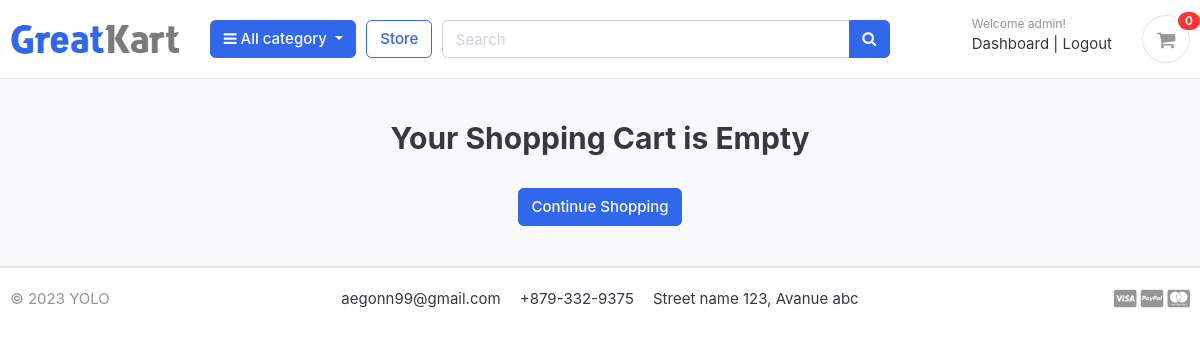
Before: /cart/ (signed in) with the older database file.
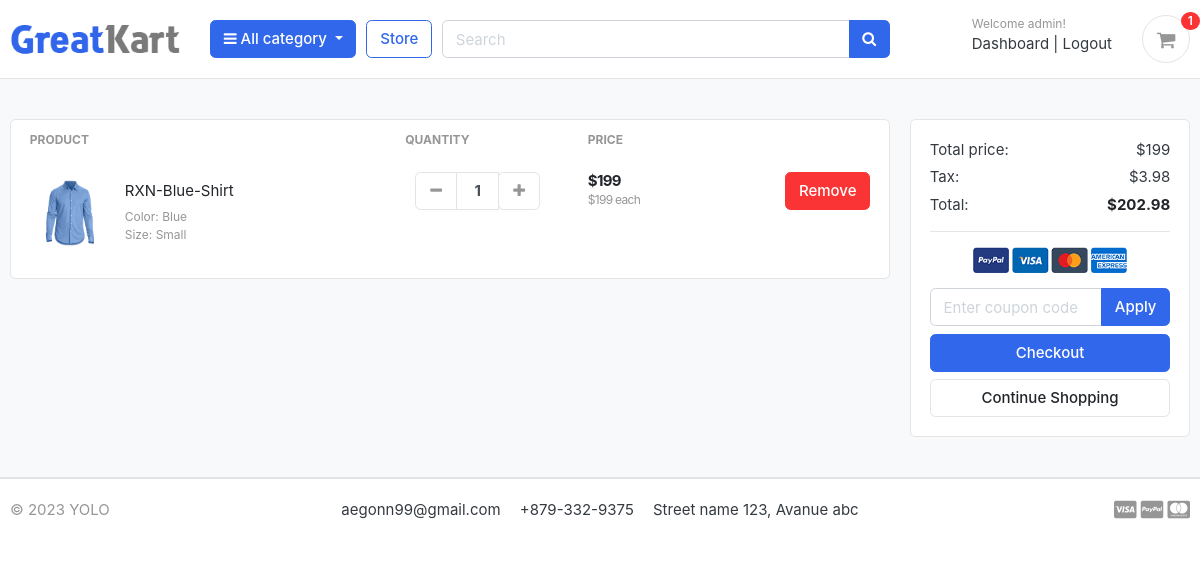
After: the same page with the newer database file.
### carts/models.py (models this page shows, shortened)
class CartItem(models.Model):
    user = models.ForeignKey(Account, on_delete=models.CASCADE, null=True)
    product = models.ForeignKey(Product, on_delete=models.CASCADE)
    variations = models.ManyToManyField(Variation, blank=True)
    cart = models.ForeignKey(Cart, on_delete=models.CASCADE, null=True)
    quantity = models.IntegerField()
    is_active = models.BooleanField(default=True)
    def sub_total(self):
        return self.product.price*self.quantity

### store/models.py (models this page shows, shortened)
class Product(models.Model):
    product_name = models.CharField(max_length=200, unique=True)
    slug = models.SlugField(max_length=200, unique=True)
    description = models.TextField(max_length=500, blank=True)
    price = models.IntegerField()
    images = models.ImageField(upload_to='photos/products')
    stock = models.IntegerField()
    is_available = models.BooleanField()
    category = models.ForeignKey(Category, on_delete=models.CASCADE)
    created_date = models.DateTimeField(auto_now_add=True)
    modified_date = models.DateTimeField(auto_now_add=True)
    def get_url(self):
        return reverse('product_detail',args=[self.category.slug,self.slug])

class Variation(models.Model):
    variation_category_choice=(
        ('color','color'),
        ('size','size'),
    )
    product=models.ForeignKey(Product,on_delete=models.CASCADE)
    variation_category= models.CharField(max_length=100,choices=variation_category_choice)
    variation_value = models.CharField(max_length=100)
    is_active = models.BooleanField(default=True)
    created_date=models.DateTimeField(auto_now=True)
    objects=VariationManager()

### carts/views.py (the view, shortened to what this page needs)
# urls.py: path('cart/', include('carts.urls')),
def cart(request,total=0, quantity =0 , cart_items=None):
    coupon_obj=None
    try:
        tax=0
        grand_total=0
        if request.user.is_authenticated:
            cart_items=CartItem.objects.filter(user=request.user,is_active=True)
        else:
            cart= Cart.objects.get(cart_id=_cart_id(request))
            cart_items=CartItem.objects.filter(cart=cart,is_active=True)
        for cart_item in cart_items:
            product = Product.objects.get(pk = cart_item.product.id)
            if product.stock<cart_item.quantity:
                cart_item.delete()
                return redirect('cart')
            else:
                total+=(cart_item.product.price * cart_item.quantity)
                quantity+= cart_item.quantity
        tax = (0.02)*(total)
        grand_total=total+tax
    except ObjectDoesNotExist:
        pass
    context={
        'total':total,
        'quantity':quantity,
        'cart_items':cart_items,
        'tax':tax,
        'coupon_obj':coupon_obj,
        'grand_total':grand_total,
    }
    return render(request,'store/cart.html',context)

### carts/context_processors.py (called while the page is built)
def counter(request):
    cart_count = 0
    if 'admin' in request.path:
        return {}
    else:
        try:
            cart = Cart.objects.filter(cart_id=_cart_id(request))
            if request.user.is_authenticated:
                cart_items = CartItem.objects.all().filter(user=request.user)
            else:
                cart_items = CartItem.objects.all().filter(cart=cart[:1])
            for cart_item in cart_items:
                cart_count += cart_item.quantity
        except Cart.DoesNotExist:
            cart_count = 0
    return dict(cart_count=cart_count)

### carts/views.py (called while the page is built)
def _cart_id(request):
    cart=request.session.session_key
    if not cart:
        cart = request.session.create()
    return cart

### category/context_processors.py (called while the page is built)
def menu_links(request):
    links = Category.objects.all()
    return dict(links=links)

### category/models.py (called while the page is built)
    def get_url(self):
            return reverse('products_by_category',args=[self.slug])

### templates/store/cart.html (shortened to what the changed rows need)
{% extends "base.html" %} {% load static %} {% block content %}
<section class="section-content padding-y bg">
  <div class="container">
    {% if not cart_items %}
    <h2 class="text-center">Your Shopping Cart is Empty</h2>
    <br>
    <div class="text-center">
      <a href="{% url 'store' %}" class="btn btn-primary">Continue Shopping</a>
    </div>
    {% else %}
    <div class="row">
      <aside class="col-lg-9">
        <div class="card">
          <table class="table table-borderless table-shopping-cart">
            <thead class="text-muted">
              <tr class="small text-uppercase">
                <th scope="col">Product</th>
                <th scope="col" width="120">Quantity</th>
                <th scope="col" width="120">Price</th>
                <th scope="col" class="text-right" width="200"></th>
              </tr>
            </thead>
            <tbody>
              {% for cart_item in cart_items %}
              <tr>
                <td>
                  <figure class="itemside align-items-center">
                    <div class="aside">
                      <img src="{{cart_item.product.images.url}}" class="img-sm" />
                    </div>
                    <figcaption class="info">
                      <a href="{{ cart_item.product.get_url }} "
                        class="title text-dark">{{cart_item.product.product_name}}</a>
                      <p class="text-muted small">
                        {% if cart_item.variations.all %}
                        {% for item in cart_item.variations.all %}
                        {{item.variation_category|capfirst}}: {{item.variation_value|capfirst}}<br />
                        {% endfor %}
                        {% endif %}
                      </p>
                    </figcaption>
                  </figure>
                </td>
                <td>
                  <div class="col">
                    <div class="input-group input-spinner">
                      <div class="input-group-prepend">
                        <a href="{% url 'remove_cart' cart_item.product.id cart_item.id %}" class="btn btn-light"
                          type="button" id="button-plus">
                          <i class="fa fa-minus"></i>
                        </a>
                      </div>
                      <input type="text" class="form-control" value="{{cart_item.quantity}}" />
                      <div class="input-group-append">
                        <form action="{% url 'add_cart' cart_item.product.id %}" method="POST">
                          <button type="submit" class="btn btn-light" type="button" id="button-minus">
                            <i class="fa fa-plus"></i>
                          </button>
                        </form>
                      </div>
                    </div>
                  </div>
                </td>
                <td>
                  <div class="price-wrap">
                    <var class="price">${{cart_item.sub_total}}</var>
                    <small class="text-muted"> ${{cart_item.product.price}} each </small>
                  </div>
                </td>
                <td class="text-right">
                  <a href="{% url 'remove_cart_item' cart_item.product.id cart_item.id %}"
                    onclick="return confirm('Are you sure you want to delete this item?')" class="btn btn-danger">
                    Remove</a>
                </td>
              </tr>
              {% endfor %}
            </tbody>
          </table>
        </div>
      </aside>
      <aside class="col-lg-3">
        <div class="card">
          <div class="card-body">
            <dl class="dlist-align">
              <dt>Total price:</dt>
              <dd class="text-right">${{total}}</dd>
            </dl>
            <dl class="dlist-align">
              <dt>Tax:</dt>
              <dd class="text-right">${{tax}}</dd>
            </dl>
            <dl class="dlist-align">
              <dt>Total:</dt>
              <dd class="text-right text-dark b"><strong>${{grand_total| floatformat:2}}</strong></dd>
            </dl>
            <hr />
            <p class="text-center mb-3">
              <img src="{% static './images/misc/payments.png'%}" height="26" />
            </p>
          <form method="POST" >
            <div class="input-group">
              <input type="text" name="coupon" class="form-control" placeholder="Enter coupon code">
              <div class="input-group-append">
                <button class="btn btn-primary mb-2" type="submit">
                  <span>Apply</span>
                </button>
              </div>
            </div>
          </form>
            <a href="{% url 'checkout' %}" class="btn btn-primary btn-block">
              Checkout
            </a>
            <a href="{% url 'store' %}" class="btn btn-light btn-block">Continue Shopping</a>
          </div>
        </div>
      </aside>
    </div>
    {% endif %}
  </div>
</section>
{% endblock %}

### templates/includes/navbar.html (shortened to what this page needs)
{% load static %}
<header class="section-header">
  <section class="header-main border-bottom">
    <div class="container">
      <div class="row align-items-center">
        <div class="col-lg-2 col-md-3 col-6">
          <a href="{% url 'home' %}" class="brand-wrap">
            <img class="logo" src="{% static './images/logo.png' %}">
          </a>
        </div>
        <div class="col-lg col-sm col-md col-6 flex-grow-0">
          <div class="category-wrap dropdown d-inline-block float-right">
            <button type="button" class="btn btn-primary dropdown-toggle" data-toggle="dropdown">
              <i class="fa fa-bars"></i> All category
            </button>
          </div>
        </div>
        <a href="{% url 'store' %}" class="btn btn-outline-primary">Store</a>
        <div class="col-lg  col-md-6 col-sm-12 col">
          <form action="{% url 'search' %}" class="search" method='GET'>
            <div class="input-group w-100">
              <input type="text" class="form-control" style="width:60%;" placeholder="Search" name="keyword" required>
              <div class="input-group-append">
                <button class="btn btn-primary" type="submit">
                  <i class="fa fa-search"></i>
                </button>
              </div>
            </div>
          </form>
        </div>
        <div class="col-lg-3 col-sm-6 col-8 order-2 order-lg-3">
          <div class="d-flex justify-content-end mb-3 mb-lg-0">
            {% if user.id is None %}
            <div class="widget-header">
              <small class="title text-muted">Welcome guest!</small>
              <div>
                <a href="{% url 'login' %}">Sign in</a> <span class="dark-transp"> | </span>
                <a href="{% url 'register' %}"> Register</a>
              </div>
            </div>
            {% else %}
            <div class="widget-header">
              <small class="title text-muted">Welcome {{user.first_name}}!</small>
              <div>
                <a href="{% url 'dashboard' %}">Dashboard</a> <span class="dark-transp"> | </span>
                <a href="{% url 'logout' %}"> Logout</a>
              </div>
            </div>
            {% endif %}
            <a href="{% url 'cart' %}" class="widget-header pl-3 ml-3">
              <div class="icon icon-sm rounded-circle border"><i class="fa fa-shopping-cart"></i></div>
              <span class="badge badge-pill badge-danger notify">{{cart_count}}</span>
            </a>
          </div>
        </div>
      </div>
    </div>
  </section>
</header>

Changed rows visible on the page:
added CartItem: product.images (picture), product.product_name "RXN-Blue-Shirt", quantity "1", sub_total "199", product.price "199"
now on this page (row unchanged): Variation: variation_category "Color", variation_value "Blue"
now on this page (row unchanged): Variation: variation_category "Size", variation_value "Small"
Other visible differences:
{{ cart_count }}: "0" → "1"
{{ total }}: (not shown) → "199"
{{ tax }}: (not shown) → "3.98"
{{ grand_total| floatformat:2 }}: (not shown) → "202.98"
text no longer shown: "Your Shopping Cart is Empty"
text now shown: "PRODUCT QUANTITY PRICE Total price: $ Tax: $ Total: $ Apply Checkout"
